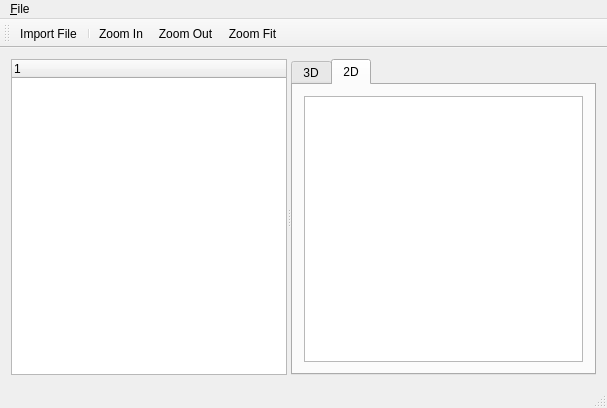
<?xml version="1.0" encoding="UTF-8"?>
<ui version="4.0">
 <class>MainWindow</class>
 <widget class="QMainWindow" name="MainWindow">
  <property name="geometry">
   <rect>
    <x>0</x>
    <y>0</y>
    <width>607</width>
    <height>408</height>
   </rect>
  </property>
  <property name="windowTitle">
   <string>MainWindow</string>
  </property>
  <widget class="QWidget" name="centralWidget">
   <layout class="QVBoxLayout" name="verticalLayout_3">
    <item>
     <widget class="QSplitter" name="splitter_2">
      <property name="orientation">
       <enum>Qt::Horizontal</enum>
      </property>
      <widget class="QTreeWidget" name="treeWidget">
       <property name="contextMenuPolicy">
        <enum>Qt::CustomContextMenu</enum>
       </property>
       <column>
        <property name="text">
         <string notr="true">1</string>
        </property>
       </column>
      </widget>
      <widget class="QTabWidget" name="tabWidget">
       <property name="currentIndex">
        <number>1</number>
       </property>
       <widget class="QWidget" name="tab">
        <attribute name="title">
         <string>3D</string>
        </attribute>
        <layout class="QVBoxLayout" name="verticalLayout_2">
         <item>
          <widget class="QSplitter" name="splitter">
           <property name="orientation">
            <enum>Qt::Horizontal</enum>
           </property>
           <widget class="QVTKWidget" name="qvtkWidget">
            <property name="minimumSize">
             <size>
              <width>200</width>
              <height>0</height>
             </size>
            </property>
           </widget>
          </widget>
         </item>
        </layout>
       </widget>
       <widget class="QWidget" name="tab_2">
        <attribute name="title">
         <string>2D</string>
        </attribute>
        <layout class="QVBoxLayout" name="verticalLayout">
         <item>
          <widget class="QGraphicsView" name="graphicsView"/>
         </item>
        </layout>
       </widget>
      </widget>
     </widget>
    </item>
   </layout>
  </widget>
  <widget class="QMenuBar" name="menuBar">
   <property name="geometry">
    <rect>
     <x>0</x>
     <y>0</y>
     <width>607</width>
     <height>21</height>
    </rect>
   </property>
   <widget class="QMenu" name="menu_File">
    <property name="title">
     <string>&amp;File</string>
    </property>
    <addaction name="actionImport_Gerber"/>
   </widget>
   <addaction name="menu_File"/>
  </widget>
  <widget class="QToolBar" name="mainToolBar">
   <attribute name="toolBarArea">
    <enum>TopToolBarArea</enum>
   </attribute>
   <attribute name="toolBarBreak">
    <bool>false</bool>
   </attribute>
   <addaction name="actionImport_Gerber"/>
   <addaction name="separator"/>
   <addaction name="actionZoom_In"/>
   <addaction name="actionZoom_Out"/>
   <addaction name="actionZoom_Fit"/>
  </widget>
  <widget class="QStatusBar" name="statusBar"/>
  <action name="actionImport_Gerber">
   <property name="icon">
    <iconset resource="pickAndPlaceMachine.qrc">
     <normaloff>:/images/edit_add.png</normaloff>:/images/edit_add.png</iconset>
   </property>
   <property name="text">
    <string>&amp;Import File</string>
   </property>
   <property name="toolTip">
    <string>Import Gerber, Centroid (Pick&amp;Place) or Excellon files</string>
   </property>
   <property name="shortcut">
    <string>Ctrl++</string>
   </property>
  </action>
  <action name="actionZoom_In">
   <property name="icon">
    <iconset resource="pickAndPlaceMachine.qrc">
     <normaloff>:/images/viewmag+.png</normaloff>:/images/viewmag+.png</iconset>
   </property>
   <property name="text">
    <string>Zoom In</string>
   </property>
   <property name="shortcut">
    <string>Ctrl++</string>
   </property>
  </action>
  <action name="actionZoom_Out">
   <property name="icon">
    <iconset resource="pickAndPlaceMachine.qrc">
     <normaloff>:/images/viewmag-.png</normaloff>:/images/viewmag-.png</iconset>
   </property>
   <property name="text">
    <string>Zoom Out</string>
   </property>
   <property name="shortcut">
    <string>Ctrl+-</string>
   </property>
  </action>
  <action name="actionZoom_Fit">
   <property name="icon">
    <iconset resource="pickAndPlaceMachine.qrc">
     <normaloff>:/images/viewmagfit.png</normaloff>:/images/viewmagfit.png</iconset>
   </property>
   <property name="text">
    <string>Zoom Fit</string>
   </property>
  </action>
 </widget>
 <layoutdefault spacing="6" margin="11"/>
 <customwidgets>
  <customwidget>
   <class>QVTKWidget</class>
   <extends>QWidget</extends>
   <header>QVTKWidget.h</header>
  </customwidget>
 </customwidgets>
 <resources>
  <include location="pickAndPlaceMachine.qrc"/>
 </resources>
 <connections/>
</ui>
